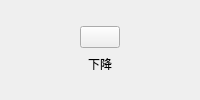
                                   <widget class="QWidget" name="widget_47" native="true">
                                    <layout class="QVBoxLayout" name="verticalLayout_27">
                                     <property name="leftMargin">
                                      <number>0</number>
                                     </property>
                                     <property name="topMargin">
                                      <number>0</number>
                                     </property>
                                     <property name="rightMargin">
                                      <number>0</number>
                                     </property>
                                     <property name="bottomMargin">
                                      <number>0</number>
                                     </property>
                                     <item>
                                      <spacer name="verticalSpacer_15">
                                       <property name="orientation">
                                        <enum>Qt::Vertical</enum>
                                       </property>
                                       <property name="sizeHint" stdset="0">
                                        <size>
                                         <width>20</width>
                                         <height>1</height>
                                        </size>
                                       </property>
                                      </spacer>
                                     </item>
                                     <item>
                                      <widget class="QWidget" name="widget_63" native="true">
                                       <layout class="QHBoxLayout" name="horizontalLayout_40">
                                        <property name="spacing">
                                         <number>0</number>
                                        </property>
                                        <property name="leftMargin">
                                         <number>0</number>
                                        </property>
                                        <property name="topMargin">
                                         <number>0</number>
                                        </property>
                                        <property name="rightMargin">
                                         <number>0</number>
                                        </property>
                                        <property name="bottomMargin">
                                         <number>0</number>
                                        </property>
                                        <item>
                                         <spacer name="horizontalSpacer_74">
                                          <property name="orientation">
                                           <enum>Qt::Horizontal</enum>
                                          </property>
                                          <property name="sizeHint" stdset="0">
                                           <size>
                                            <width>1</width>
                                            <height>20</height>
                                           </size>
                                          </property>
                                         </spacer>
                                        </item>
                                        <item>
                                         <widget class="QPushButton" name="btn_curtaindown">
                                          <property name="minimumSize">
                                           <size>
                                            <width>0</width>
                                            <height>0</height>
                                           </size>
                                          </property>
                                          <property name="maximumSize">
                                           <size>
                                            <width>10000000</width>
                                            <height>10000000</height>
                                           </size>
                                          </property>
                                          <property name="focusPolicy">
                                           <enum>Qt::TabFocus</enum>
                                          </property>
                                          <property name="styleSheet">
                                           <string notr="true"/>
                                          </property>
                                          <property name="text">
                                           <string/>
                                          </property>
                                         </widget>
                                        </item>
                                        <item>
                                         <spacer name="horizontalSpacer_76">
                                          <property name="orientation">
                                           <enum>Qt::Horizontal</enum>
                                          </property>
                                          <property name="sizeHint" stdset="0">
                                           <size>
                                            <width>1</width>
                                            <height>20</height>
                                           </size>
                                          </property>
                                         </spacer>
                                        </item>
                                       </layout>
                                      </widget>
                                     </item>
                                     <item>
                                      <widget class="QWidget" name="widget_64" native="true">
                                       <property name="minimumSize">
                                        <size>
                                         <width>0</width>
                                         <height>0</height>
                                        </size>
                                       </property>
                                       <property name="maximumSize">
                                        <size>
                                         <width>16777215</width>
                                         <height>10000000</height>
                                        </size>
                                       </property>
                                       <layout class="QHBoxLayout" name="horizontalLayout_42">
                                        <property name="spacing">
                                         <number>0</number>
                                        </property>
                                        <property name="leftMargin">
                                         <number>0</number>
                                        </property>
                                        <property name="topMargin">
                                         <number>0</number>
                                        </property>
                                        <property name="rightMargin">
                                         <number>0</number>
                                        </property>
                                        <property name="bottomMargin">
                                         <number>0</number>
                                        </property>
                                        <item>
                                         <spacer name="horizontalSpacer_77">
                                          <property name="orientation">
                                           <enum>Qt::Horizontal</enum>
                                          </property>
                                          <property name="sizeHint" stdset="0">
                                           <size>
                                            <width>1</width>
                                            <height>20</height>
                                           </size>
                                          </property>
                                         </spacer>
                                        </item>
                                        <item>
                                         <widget class="QLabel" name="label_12">
                                          <property name="font">
                                           <font>
                                            <family>微软雅黑</family>
                                           </font>
                                          </property>
                                          <property name="text">
                                           <string>下降</string>
                                          </property>
                                          <property name="alignment">
                                           <set>Qt::AlignCenter</set>
                                          </property>
                                         </widget>
                                        </item>
                                        <item>
                                         <spacer name="horizontalSpacer_78">
                                          <property name="orientation">
                                           <enum>Qt::Horizontal</enum>
                                          </property>
                                          <property name="sizeHint" stdset="0">
                                           <size>
                                            <width>1</width>
                                            <height>20</height>
                                           </size>
                                          </property>
                                         </spacer>
                                        </item>
                                       </layout>
                                      </widget>
                                     </item>
                                     <item>
                                      <spacer name="verticalSpacer_16">
                                       <property name="orientation">
                                        <enum>Qt::Vertical</enum>
                                       </property>
                                       <property name="sizeHint" stdset="0">
                                        <size>
                                         <width>20</width>
                                         <height>1</height>
                                        </size>
                                       </property>
                                      </spacer>
                                     </item>
                                    </layout>
                                   </widget>
